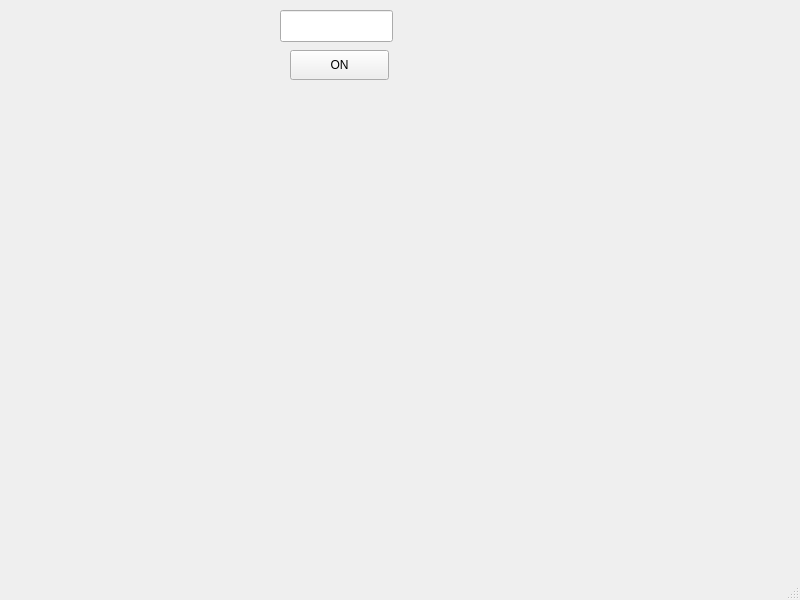
<?xml version="1.0" encoding="UTF-8"?>
<ui version="4.0">
 <class>MainWindow</class>
 <widget class="QMainWindow" name="MainWindow">
  <property name="geometry">
   <rect>
    <x>0</x>
    <y>0</y>
    <width>800</width>
    <height>600</height>
   </rect>
  </property>
  <property name="windowTitle">
   <string>MainWindow</string>
  </property>
  <widget class="QWidget" name="centralwidget">
   <widget class="QLineEdit" name="lineTestBox">
    <property name="geometry">
     <rect>
      <x>280</x>
      <y>10</y>
      <width>113</width>
      <height>32</height>
     </rect>
    </property>
   </widget>
   <widget class="QPushButton" name="BtnPush">
    <property name="geometry">
     <rect>
      <x>290</x>
      <y>50</y>
      <width>99</width>
      <height>30</height>
     </rect>
    </property>
    <property name="text">
     <string>ON</string>
    </property>
   </widget>
  </widget>
  <widget class="QMenuBar" name="menubar">
   <property name="geometry">
    <rect>
     <x>0</x>
     <y>0</y>
     <width>800</width>
     <height>28</height>
    </rect>
   </property>
  </widget>
  <widget class="QStatusBar" name="statusbar"/>
 </widget>
 <resources/>
 <connections/>
</ui>
